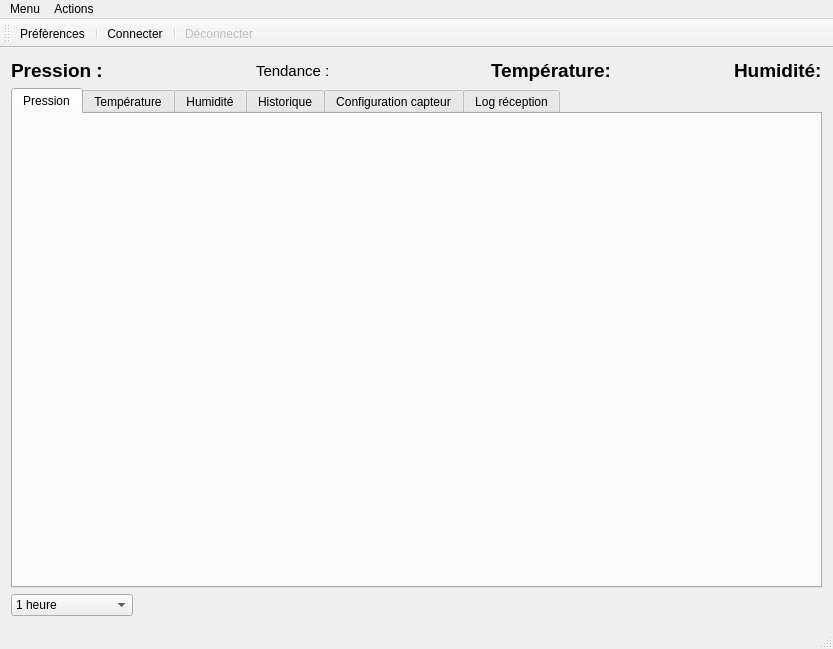
<?xml version="1.0" encoding="UTF-8"?>
<ui version="4.0">
 <class>MainWindow</class>
 <widget class="QMainWindow" name="MainWindow">
  <property name="geometry">
   <rect>
    <x>0</x>
    <y>0</y>
    <width>833</width>
    <height>649</height>
   </rect>
  </property>
  <property name="windowTitle">
   <string>Barographe</string>
  </property>
  <property name="windowIcon">
   <iconset resource="icons_kde.qrc">
    <normaloff>:/IconsKDE/32x32/status/weather-showers-scattered-day.png</normaloff>:/IconsKDE/32x32/status/weather-showers-scattered-day.png</iconset>
  </property>
  <widget class="QWidget" name="centralWidget">
   <layout class="QGridLayout" name="gridLayout">
    <item row="0" column="3">
     <spacer name="horizontalSpacer_3">
      <property name="orientation">
       <enum>Qt::Horizontal</enum>
      </property>
      <property name="sizeHint" stdset="0">
       <size>
        <width>40</width>
        <height>20</height>
       </size>
      </property>
     </spacer>
    </item>
    <item row="0" column="0">
     <widget class="QLabel" name="l_Pression">
      <property name="font">
       <font>
        <pointsize>14</pointsize>
        <weight>75</weight>
        <bold>true</bold>
       </font>
      </property>
      <property name="text">
       <string>Pression :</string>
      </property>
     </widget>
    </item>
    <item row="0" column="1">
     <spacer name="horizontalSpacer_2">
      <property name="orientation">
       <enum>Qt::Horizontal</enum>
      </property>
      <property name="sizeHint" stdset="0">
       <size>
        <width>40</width>
        <height>20</height>
       </size>
      </property>
     </spacer>
    </item>
    <item row="0" column="2">
     <widget class="QLabel" name="l_Tendance">
      <property name="font">
       <font>
        <pointsize>11</pointsize>
        <weight>50</weight>
        <bold>false</bold>
       </font>
      </property>
      <property name="text">
       <string>Tendance :</string>
      </property>
     </widget>
    </item>
    <item row="2" column="4" colspan="3">
     <widget class="QLabel" name="l_Heure">
      <property name="text">
       <string/>
      </property>
      <property name="alignment">
       <set>Qt::AlignRight|Qt::AlignTrailing|Qt::AlignVCenter</set>
      </property>
     </widget>
    </item>
    <item row="0" column="5">
     <spacer name="horizontalSpacer_5">
      <property name="orientation">
       <enum>Qt::Horizontal</enum>
      </property>
      <property name="sizeHint" stdset="0">
       <size>
        <width>40</width>
        <height>20</height>
       </size>
      </property>
     </spacer>
    </item>
    <item row="0" column="6">
     <widget class="QLabel" name="l_Humidity">
      <property name="font">
       <font>
        <pointsize>14</pointsize>
        <weight>75</weight>
        <bold>true</bold>
       </font>
      </property>
      <property name="text">
       <string>Humidité:</string>
      </property>
     </widget>
    </item>
    <item row="2" column="0">
     <widget class="QComboBox" name="comboEchelleTemps">
      <item>
       <property name="text">
        <string>1 heure</string>
       </property>
      </item>
      <item>
       <property name="text">
        <string>3 heures</string>
       </property>
      </item>
      <item>
       <property name="text">
        <string>6 heures</string>
       </property>
      </item>
      <item>
       <property name="text">
        <string>12 heures</string>
       </property>
      </item>
      <item>
       <property name="text">
        <string>24 heures</string>
       </property>
      </item>
      <item>
       <property name="text">
        <string>2 jours</string>
       </property>
      </item>
      <item>
       <property name="text">
        <string>3 jours</string>
       </property>
      </item>
      <item>
       <property name="text">
        <string>4 jours</string>
       </property>
      </item>
      <item>
       <property name="text">
        <string>1 semaine</string>
       </property>
      </item>
      <item>
       <property name="text">
        <string>2 semaines</string>
       </property>
      </item>
      <item>
       <property name="text">
        <string>1 mois</string>
       </property>
      </item>
      <item>
       <property name="text">
        <string>Total des fichiers</string>
       </property>
      </item>
     </widget>
    </item>
    <item row="0" column="4">
     <widget class="QLabel" name="l_Temperature">
      <property name="font">
       <font>
        <pointsize>14</pointsize>
        <weight>75</weight>
        <bold>true</bold>
       </font>
      </property>
      <property name="text">
       <string>Température:</string>
      </property>
     </widget>
    </item>
    <item row="2" column="2">
     <spacer name="horizontalSpacer">
      <property name="orientation">
       <enum>Qt::Horizontal</enum>
      </property>
      <property name="sizeHint" stdset="0">
       <size>
        <width>40</width>
        <height>20</height>
       </size>
      </property>
     </spacer>
    </item>
    <item row="1" column="0" colspan="7">
     <widget class="QTabWidget" name="tabWidget">
      <property name="currentIndex">
       <number>0</number>
      </property>
      <widget class="QWidget" name="tab">
       <attribute name="title">
        <string>Pression</string>
       </attribute>
       <layout class="QGridLayout" name="gridLayout_2">
        <item row="0" column="1">
         <layout class="QGridLayout" name="gridLayoutPress"/>
        </item>
       </layout>
      </widget>
      <widget class="QWidget" name="tab_2">
       <attribute name="title">
        <string>Température</string>
       </attribute>
       <layout class="QGridLayout" name="gridLayout_3">
        <item row="0" column="0">
         <layout class="QGridLayout" name="gridLayoutTemp"/>
        </item>
       </layout>
      </widget>
      <widget class="QWidget" name="tab_4">
       <attribute name="title">
        <string>Humidité</string>
       </attribute>
       <layout class="QGridLayout" name="gridLayout_5">
        <item row="0" column="0">
         <layout class="QGridLayout" name="gridLayoutHumidity"/>
        </item>
       </layout>
      </widget>
      <widget class="QWidget" name="tab_3">
       <attribute name="title">
        <string>Historique</string>
       </attribute>
       <layout class="QGridLayout" name="gridLayout_4">
        <item row="0" column="1">
         <widget class="QPushButton" name="btn_Open">
          <property name="text">
           <string>Ouvrir</string>
          </property>
         </widget>
        </item>
        <item row="1" column="1">
         <spacer name="verticalSpacer">
          <property name="orientation">
           <enum>Qt::Vertical</enum>
          </property>
          <property name="sizeHint" stdset="0">
           <size>
            <width>20</width>
            <height>40</height>
           </size>
          </property>
         </spacer>
        </item>
        <item row="0" column="2">
         <spacer name="horizontalSpacer_4">
          <property name="orientation">
           <enum>Qt::Horizontal</enum>
          </property>
          <property name="sizeHint" stdset="0">
           <size>
            <width>169</width>
            <height>20</height>
           </size>
          </property>
         </spacer>
        </item>
        <item row="2" column="1">
         <widget class="QPushButton" name="btn_Remove">
          <property name="text">
           <string>Supprimer</string>
          </property>
         </widget>
        </item>
        <item row="0" column="0" rowspan="3">
         <widget class="QListView" name="listFile">
          <property name="maximumSize">
           <size>
            <width>256</width>
            <height>16777215</height>
           </size>
          </property>
          <property name="selectionMode">
           <enum>QAbstractItemView::MultiSelection</enum>
          </property>
         </widget>
        </item>
       </layout>
      </widget>
      <widget class="QWidget" name="tab_5">
       <attribute name="title">
        <string>Configuration capteur</string>
       </attribute>
       <layout class="QGridLayout" name="gridLayout_11">
        <item row="0" column="0" colspan="2">
         <widget class="QGroupBox" name="groupBox">
          <property name="title">
           <string>Offset Pression</string>
          </property>
          <layout class="QGridLayout" name="gridLayout_7">
           <item row="0" column="0">
            <widget class="QPushButton" name="btn_ReadPressure">
             <property name="text">
              <string>Lire Offset</string>
             </property>
            </widget>
           </item>
           <item row="0" column="1">
            <widget class="QPushButton" name="btn_WritePressure">
             <property name="text">
              <string>Ecrire Offset</string>
             </property>
            </widget>
           </item>
           <item row="1" column="0">
            <widget class="QLabel" name="label">
             <property name="text">
              <string>Offset Pression :</string>
             </property>
            </widget>
           </item>
           <item row="1" column="1">
            <widget class="QDoubleSpinBox" name="spPression">
             <property name="alignment">
              <set>Qt::AlignCenter</set>
             </property>
             <property name="decimals">
              <number>1</number>
             </property>
             <property name="minimum">
              <double>-999.899999999999977</double>
             </property>
             <property name="maximum">
              <double>999.899999999999977</double>
             </property>
             <property name="singleStep">
              <double>0.100000000000000</double>
             </property>
            </widget>
           </item>
           <item row="2" column="0">
            <widget class="QLabel" name="lPressionAttendue">
             <property name="text">
              <string>Pression recherchée:</string>
             </property>
            </widget>
           </item>
           <item row="2" column="1">
            <widget class="QDoubleSpinBox" name="spPressionRec">
             <property name="alignment">
              <set>Qt::AlignCenter</set>
             </property>
             <property name="decimals">
              <number>1</number>
             </property>
             <property name="minimum">
              <double>950.000000000000000</double>
             </property>
             <property name="maximum">
              <double>1049.900000000000091</double>
             </property>
             <property name="singleStep">
              <double>1.000000000000000</double>
             </property>
             <property name="value">
              <double>1015.000000000000000</double>
             </property>
            </widget>
           </item>
          </layout>
         </widget>
        </item>
        <item row="0" column="2" rowspan="3" colspan="2">
         <widget class="QGroupBox" name="groupBox_3">
          <property name="title">
           <string>Réseau</string>
          </property>
          <layout class="QGridLayout" name="gridLayout_8">
           <item row="15" column="1">
            <widget class="QPushButton" name="btn_WriteUdpPort">
             <property name="text">
              <string>Ecrire Port UDP</string>
             </property>
            </widget>
           </item>
           <item row="7" column="1">
            <widget class="QSpinBox" name="sp_TimeoutWiFi">
             <property name="maximum">
              <number>999</number>
             </property>
            </widget>
           </item>
           <item row="16" column="1">
            <widget class="QSpinBox" name="sp_UdpPort">
             <property name="maximum">
              <number>99999</number>
             </property>
             <property name="value">
              <number>50000</number>
             </property>
            </widget>
           </item>
           <item row="0" column="0">
            <widget class="QPushButton" name="btn_WiFiStatus">
             <property name="text">
              <string>Etat WiFi du capteur</string>
             </property>
            </widget>
           </item>
           <item row="1" column="0">
            <widget class="QPushButton" name="btn_ReadSSID">
             <property name="text">
              <string>Lire SSID WiFi</string>
             </property>
            </widget>
           </item>
           <item row="11" column="0" colspan="2">
            <widget class="Line" name="line">
             <property name="orientation">
              <enum>Qt::Horizontal</enum>
             </property>
            </widget>
           </item>
           <item row="1" column="1">
            <widget class="QPushButton" name="btn_WriteSSID">
             <property name="text">
              <string>Ecrire SSID WiFi</string>
             </property>
            </widget>
           </item>
           <item row="12" column="0">
            <widget class="QPushButton" name="btn_ReadBroadcast">
             <property name="text">
              <string>Lire l'adresse broadcast</string>
             </property>
            </widget>
           </item>
           <item row="0" column="1">
            <widget class="QLineEdit" name="le_WiFiStatus"/>
           </item>
           <item row="6" column="0">
            <widget class="QPushButton" name="btn_ReadTimeoutWiFi">
             <property name="text">
              <string>Lire timeout WiFi</string>
             </property>
            </widget>
           </item>
           <item row="16" column="0">
            <widget class="QLabel" name="label_5">
             <property name="text">
              <string>Port UDP :</string>
             </property>
            </widget>
           </item>
           <item row="13" column="0">
            <widget class="QLabel" name="label_4">
             <property name="text">
              <string>Broadcast :</string>
             </property>
            </widget>
           </item>
           <item row="6" column="1">
            <widget class="QPushButton" name="btn_WriteTimeoutWiFi">
             <property name="text">
              <string>Ecrire timeout WiFi</string>
             </property>
            </widget>
           </item>
           <item row="15" column="0">
            <widget class="QPushButton" name="btn_ReadUdpPort">
             <property name="text">
              <string>Lire Port UDP</string>
             </property>
            </widget>
           </item>
           <item row="10" column="1">
            <widget class="QLineEdit" name="le_IpSensor">
             <property name="inputMask">
              <string>999.999.999.999</string>
             </property>
             <property name="readOnly">
              <bool>true</bool>
             </property>
            </widget>
           </item>
           <item row="10" column="0">
            <widget class="QLabel" name="label_3">
             <property name="text">
              <string>Adresse capteur :</string>
             </property>
            </widget>
           </item>
           <item row="13" column="1">
            <widget class="QLineEdit" name="le_broadcast">
             <property name="inputMask">
              <string>999.999.999.999</string>
             </property>
             <property name="text">
              <string>...</string>
             </property>
             <property name="readOnly">
              <bool>false</bool>
             </property>
            </widget>
           </item>
           <item row="2" column="0" colspan="2">
            <widget class="QLineEdit" name="le_SSID"/>
           </item>
           <item row="14" column="0" colspan="2">
            <widget class="Line" name="line_2">
             <property name="orientation">
              <enum>Qt::Horizontal</enum>
             </property>
            </widget>
           </item>
           <item row="5" column="0" colspan="2">
            <widget class="Line" name="line_3">
             <property name="orientation">
              <enum>Qt::Horizontal</enum>
             </property>
            </widget>
           </item>
           <item row="7" column="0">
            <widget class="QLabel" name="label_7">
             <property name="text">
              <string>Timeout WiFi (s)</string>
             </property>
            </widget>
           </item>
           <item row="12" column="1">
            <widget class="QPushButton" name="btn_WriteBroadcast">
             <property name="text">
              <string>Ecrire l'adresse broadcast</string>
             </property>
            </widget>
           </item>
           <item row="9" column="0">
            <widget class="QPushButton" name="btn_ReadIpSensor">
             <property name="text">
              <string>Lire l'adresse IP du capteur</string>
             </property>
            </widget>
           </item>
           <item row="8" column="0">
            <widget class="Line" name="line_4">
             <property name="orientation">
              <enum>Qt::Horizontal</enum>
             </property>
            </widget>
           </item>
          </layout>
         </widget>
        </item>
        <item row="1" column="0" colspan="2">
         <widget class="QGroupBox" name="groupBox_2">
          <property name="title">
           <string>Offset Température</string>
          </property>
          <layout class="QGridLayout" name="gridLayout_6">
           <item row="0" column="0">
            <widget class="QPushButton" name="btn_ReadTemperature">
             <property name="text">
              <string>Lire Offset</string>
             </property>
            </widget>
           </item>
           <item row="0" column="1">
            <widget class="QPushButton" name="btn_WriteTemperature">
             <property name="text">
              <string>Ecrire Offset</string>
             </property>
            </widget>
           </item>
           <item row="1" column="0">
            <widget class="QLabel" name="label_2">
             <property name="text">
              <string>Offset Température :</string>
             </property>
            </widget>
           </item>
           <item row="1" column="1">
            <widget class="QDoubleSpinBox" name="spTemperature">
             <property name="alignment">
              <set>Qt::AlignCenter</set>
             </property>
             <property name="decimals">
              <number>1</number>
             </property>
             <property name="minimum">
              <double>-99.900000000000006</double>
             </property>
             <property name="maximum">
              <double>99.900000000000006</double>
             </property>
             <property name="singleStep">
              <double>0.100000000000000</double>
             </property>
            </widget>
           </item>
           <item row="2" column="0">
            <widget class="QLabel" name="lPressionAttendue_2">
             <property name="text">
              <string>Temperature recherchée:</string>
             </property>
            </widget>
           </item>
           <item row="2" column="1">
            <widget class="QDoubleSpinBox" name="spTempRec">
             <property name="alignment">
              <set>Qt::AlignCenter</set>
             </property>
             <property name="decimals">
              <number>1</number>
             </property>
             <property name="minimum">
              <double>-100.000000000000000</double>
             </property>
             <property name="maximum">
              <double>100.000000000000000</double>
             </property>
             <property name="singleStep">
              <double>1.000000000000000</double>
             </property>
             <property name="value">
              <double>20.000000000000000</double>
             </property>
            </widget>
           </item>
          </layout>
         </widget>
        </item>
        <item row="3" column="3">
         <spacer name="verticalSpacer_2">
          <property name="orientation">
           <enum>Qt::Vertical</enum>
          </property>
          <property name="sizeHint" stdset="0">
           <size>
            <width>20</width>
            <height>67</height>
           </size>
          </property>
         </spacer>
        </item>
        <item row="4" column="3">
         <widget class="QPushButton" name="btn_reinit">
          <property name="text">
           <string>Reinitialiser le capteur</string>
          </property>
         </widget>
        </item>
        <item row="2" column="1">
         <widget class="QGroupBox" name="groupBox_5">
          <property name="title">
           <string>Liaison Serie</string>
          </property>
          <layout class="QGridLayout" name="gridLayout_12">
           <item row="0" column="0" colspan="2">
            <widget class="QPushButton" name="btn_ReadBaudRate">
             <property name="text">
              <string>Lire BaudRate</string>
             </property>
            </widget>
           </item>
           <item row="0" column="2">
            <widget class="QPushButton" name="btn_WriteBaudRate">
             <property name="text">
              <string>Ecrire BaudRate</string>
             </property>
            </widget>
           </item>
           <item row="2" column="0">
            <widget class="QLabel" name="label_8">
             <property name="text">
              <string>BaudRate</string>
             </property>
            </widget>
           </item>
           <item row="2" column="2">
            <widget class="QComboBox" name="cb_Baudrate">
             <item>
              <property name="text">
               <string>4800</string>
              </property>
             </item>
             <item>
              <property name="text">
               <string>9600</string>
              </property>
             </item>
             <item>
              <property name="text">
               <string>19200</string>
              </property>
             </item>
             <item>
              <property name="text">
               <string>38400</string>
              </property>
             </item>
             <item>
              <property name="text">
               <string>115200</string>
              </property>
             </item>
            </widget>
           </item>
          </layout>
         </widget>
        </item>
        <item row="2" column="0">
         <widget class="QGroupBox" name="groupBox_4">
          <property name="title">
           <string>Période du capteur</string>
          </property>
          <layout class="QGridLayout" name="gridLayout_9">
           <item row="0" column="0">
            <widget class="QPushButton" name="btn_ReadPeriod">
             <property name="text">
              <string>Lire période</string>
             </property>
            </widget>
           </item>
           <item row="0" column="1">
            <widget class="QPushButton" name="btn_WritePeriod">
             <property name="text">
              <string>Ecrire période</string>
             </property>
            </widget>
           </item>
           <item row="1" column="0">
            <widget class="QLabel" name="label_6">
             <property name="text">
              <string>Période (s)</string>
             </property>
            </widget>
           </item>
           <item row="1" column="1">
            <widget class="QDoubleSpinBox" name="sp_Periode">
             <property name="decimals">
              <number>1</number>
             </property>
             <property name="maximum">
              <double>99999.000000000000000</double>
             </property>
            </widget>
           </item>
          </layout>
         </widget>
        </item>
        <item row="4" column="0" colspan="3">
         <spacer name="horizontalSpacer_7">
          <property name="orientation">
           <enum>Qt::Horizontal</enum>
          </property>
          <property name="sizeHint" stdset="0">
           <size>
            <width>290</width>
            <height>20</height>
           </size>
          </property>
         </spacer>
        </item>
       </layout>
      </widget>
      <widget class="QWidget" name="tab_6">
       <attribute name="title">
        <string>Log réception</string>
       </attribute>
       <layout class="QGridLayout" name="gridLayout_10">
        <item row="0" column="0" colspan="2">
         <widget class="QTextEdit" name="te_Log">
          <property name="readOnly">
           <bool>true</bool>
          </property>
         </widget>
        </item>
        <item row="1" column="0">
         <spacer name="horizontalSpacer_6">
          <property name="orientation">
           <enum>Qt::Horizontal</enum>
          </property>
          <property name="sizeHint" stdset="0">
           <size>
            <width>619</width>
            <height>20</height>
           </size>
          </property>
         </spacer>
        </item>
        <item row="1" column="1">
         <widget class="QPushButton" name="btn_RAZLog">
          <property name="text">
           <string>RAZ</string>
          </property>
         </widget>
        </item>
       </layout>
      </widget>
     </widget>
    </item>
   </layout>
  </widget>
  <widget class="QMenuBar" name="menuBar">
   <property name="geometry">
    <rect>
     <x>0</x>
     <y>0</y>
     <width>833</width>
     <height>21</height>
    </rect>
   </property>
   <widget class="QMenu" name="menuMenu">
    <property name="title">
     <string>Menu</string>
    </property>
    <addaction name="actionPreferences1"/>
    <addaction name="actionQuitter"/>
   </widget>
   <widget class="QMenu" name="menuActions">
    <property name="title">
     <string>Actions</string>
    </property>
    <addaction name="actionConnecter1"/>
    <addaction name="actionDeconnecter1"/>
   </widget>
   <addaction name="menuMenu"/>
   <addaction name="menuActions"/>
  </widget>
  <widget class="QToolBar" name="mainToolBar">
   <attribute name="toolBarArea">
    <enum>TopToolBarArea</enum>
   </attribute>
   <attribute name="toolBarBreak">
    <bool>false</bool>
   </attribute>
   <addaction name="actionPreferences2"/>
   <addaction name="separator"/>
   <addaction name="actionConnecter2"/>
   <addaction name="separator"/>
   <addaction name="actionDeconnecter2"/>
  </widget>
  <widget class="QStatusBar" name="statusBar"/>
  <action name="actionPreferences1">
   <property name="text">
    <string>Préférences</string>
   </property>
  </action>
  <action name="actionQuitter">
   <property name="text">
    <string>Quitter</string>
   </property>
  </action>
  <action name="actionConnecter1">
   <property name="text">
    <string>Connecter</string>
   </property>
  </action>
  <action name="actionDeconnecter1">
   <property name="enabled">
    <bool>false</bool>
   </property>
   <property name="text">
    <string>Déconnecter</string>
   </property>
  </action>
  <action name="actionConnecter2">
   <property name="icon">
    <iconset resource="icons_kde.qrc">
     <normaloff>:/IconsKDE/32x32/status/user-online.png</normaloff>:/IconsKDE/32x32/status/user-online.png</iconset>
   </property>
   <property name="text">
    <string>Connecter</string>
   </property>
  </action>
  <action name="actionDeconnecter2">
   <property name="enabled">
    <bool>false</bool>
   </property>
   <property name="icon">
    <iconset resource="icons_kde.qrc">
     <normaloff>:/IconsKDE/32x32/status/user-busy.png</normaloff>:/IconsKDE/32x32/status/user-busy.png</iconset>
   </property>
   <property name="text">
    <string>Déconnecter</string>
   </property>
  </action>
  <action name="actionPreferences2">
   <property name="icon">
    <iconset resource="icons_kde.qrc">
     <normaloff>:/IconsKDE/32x32/categories/preferences-system.png</normaloff>:/IconsKDE/32x32/categories/preferences-system.png</iconset>
   </property>
   <property name="text">
    <string>Préfèrences</string>
   </property>
  </action>
 </widget>
 <layoutdefault spacing="6" margin="11"/>
 <resources>
  <include location="icons_kde.qrc"/>
 </resources>
 <connections/>
</ui>
